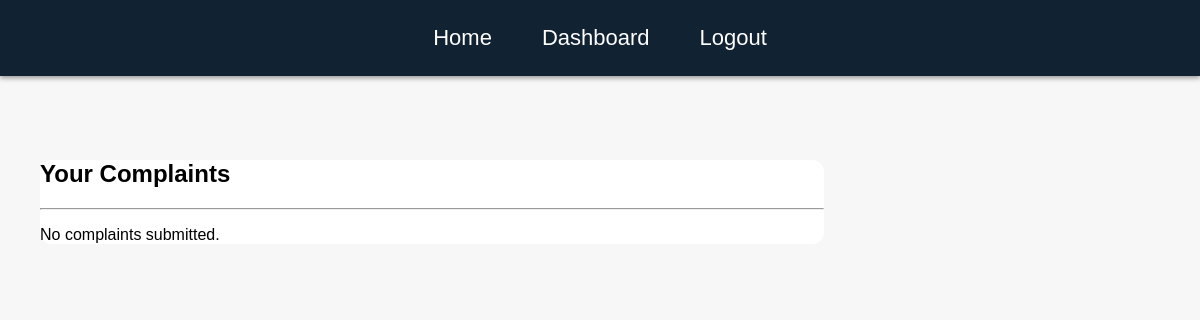
Before: /view-complaints/ (signed in) with the older database file.
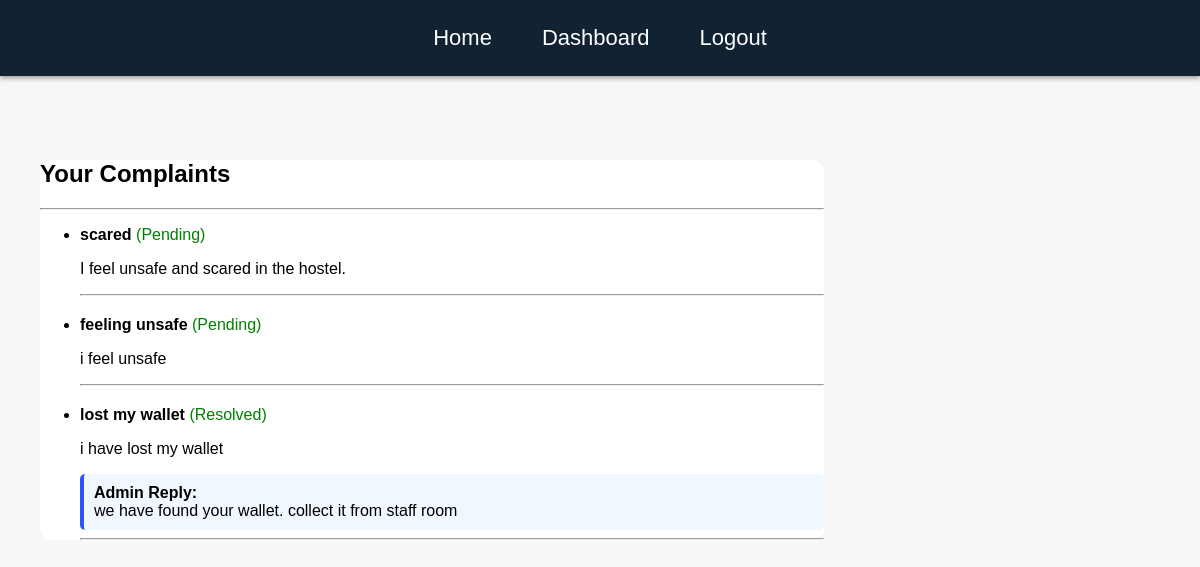
After: the same page with the newer database file.
### complaints/models.py (models this page shows, shortened)
class Complaint(models.Model):
    STATUS_CHOICES = [
        ("Pending", "Pending"),
        ("In Progress", "In Progress"),
        ("Resolved", "Resolved"),
        ("Rejected", "Rejected"),
    ]
    PRIORITY_CHOICES = [
        ("Low", "Low"),
        ("Medium", "Medium"),
        ("High", "High"),
        ("Critical", "Critical"),
    ]
    STATUS_CHOICES = [
        ("Pending", "Pending"),
        ("In Progress", "In Progress"),
        ("Resolved", "Resolved"),
        ("Rejected", "Rejected"),
    ]
    user = models.ForeignKey(User, on_delete=models.CASCADE)
    title = models.CharField(max_length=255)
    category = models.CharField(max_length=100)
    description = models.TextField()
    reply = models.TextField(blank=True, null=True)
    status = models.CharField(max_length=50, choices=STATUS_CHOICES, default="Pending")
    created_at = models.DateTimeField(auto_now_add=True)
    stress_score = models.FloatField(default=0.0)
    emotion_label = models.CharField(max_length=50, blank=True)
    priority = models.CharField(
        max_length=20,
        choices=PRIORITY_CHOICES,
        default="Low"
    )
    status = models.CharField(
        max_length=50,
        choices=STATUS_CHOICES,
        default="Pending"
    )
    created_at = models.DateTimeField(auto_now_add=True)

### complaints/views.py (the view)
# urls.py: path('view-complaints/', views.view_complaints, name='view_complaints'),
@login_required
def view_complaints(request):
    complaints = Complaint.objects.filter(user=request.user).order_by('-created_at')
    return render(request, 'complaints/view_complaints.html', {
        'complaints': complaints
    })

### complaints/templates/complaints/view_complaints.html
{% extends "complaints/base.html" %}
{% block content %}
<div class="container mt-5 p-4" style="background:white; border-radius:12px; width:70%;">
    <h2>Your Complaints</h2>
    <hr>
    {% if complaints %}
        <ul>
            {% for c in complaints %}
                <li style="margin-bottom:20px;">
                    <strong>{{ c.title }}</strong>
                    <span style="color:green;">({{ c.status }})</span>
                    <br>
                    <p>{{ c.description }}</p>
                    {% if c.reply %}
                        <div style="background:#f0f7ff; padding:10px; border-left:4px solid #2b53ff; border-radius:5px;">
                            <strong>Admin Reply:</strong><br>
                            {{ c.reply }}
                        </div>
                    {% endif %}
                    <hr>
                </li>
            {% endfor %}
        </ul>
    {% else %}
        <p>No complaints submitted.</p>
    {% endif %}
</div>
{% endblock %}

### complaints/templates/complaints/base.html (shortened to what this page needs)
{% load static %}
<!DOCTYPE html>
<html>
<head>
</head>
<body>
    <div class="navbar">
        <a href="/">Home</a>
        {% if user.is_authenticated %}
            <a href="{% url 'dashboard' %}">Dashboard</a>
            <a href="{% url 'logout' %}">Logout</a>
        {% else %}
            <a href="{% url 'login' %}">Login</a>
            <a href="{% url 'register' %}">Register</a>
        {% endif %}
    </div>
    <div class="page-content">
        {% block content %}
        {% endblock %}
    </div>
</body>
</html>

### complaints/templates/complaints/base.html (style rules this page uses)
body { margin: 0; font-family: Arial, Helvetica, sans-serif; background: #f7f7f7; }
.navbar { position: fixed; top: 0; width: 100%; background: #112233; color: white; padding: 25px 0; display: flex; justify-content: center; align-items: center; box-shadow: 0 2px 5px rgba(0,0,0,0.4); z-index: 10; }
.navbar a { text-decoration: none; color: white; margin: 0 25px; font-size: 22px; transition: 0.3s; }
.page-content { margin-top: 120px; padding: 20px 40px; }

Changed rows visible on the page:
added Complaint: title "scared", status "Pending", description "I feel unsafe and scared in the hostel."
added Complaint: title "feeling unsafe", status "Pending", description "i feel unsafe"
added Complaint: title "lost my wallet", status "Resolved", description "i have lost my wallet", reply "we have found your wallet. collect it from staff room"
Other visible differences:
text no longer shown: "No complaints submitted."
